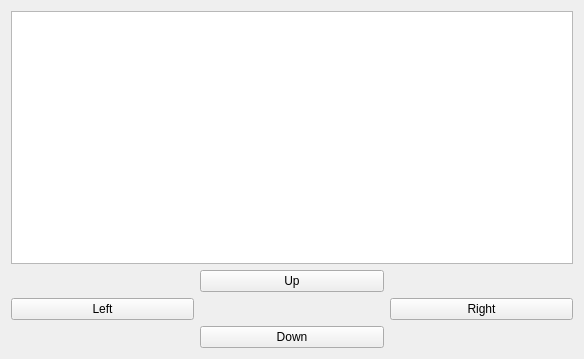
<?xml version="1.0" encoding="UTF-8"?>
<ui version="4.0">
 <class>Widget</class>
 <widget class="QWidget" name="Widget">
  <property name="geometry">
   <rect>
    <x>0</x>
    <y>0</y>
    <width>584</width>
    <height>359</height>
   </rect>
  </property>
  <property name="windowTitle">
   <string>Widget</string>
  </property>
  <layout class="QVBoxLayout" name="verticalLayout_2">
   <item>
    <widget class="QGraphicsView" name="graphicsView">
     <property name="sizeAdjustPolicy">
      <enum>QAbstractScrollArea::AdjustIgnored</enum>
     </property>
    </widget>
   </item>
   <item>
    <layout class="QGridLayout" name="gridLayout">
     <item row="0" column="1">
      <widget class="QPushButton" name="up">
       <property name="text">
        <string>Up</string>
       </property>
      </widget>
     </item>
     <item row="2" column="1">
      <widget class="QPushButton" name="down">
       <property name="text">
        <string>Down</string>
       </property>
      </widget>
     </item>
     <item row="1" column="0">
      <widget class="QPushButton" name="left">
       <property name="text">
        <string>Left</string>
       </property>
      </widget>
     </item>
     <item row="1" column="2">
      <widget class="QPushButton" name="right">
       <property name="text">
        <string>Right</string>
       </property>
      </widget>
     </item>
    </layout>
   </item>
  </layout>
 </widget>
 <resources/>
 <connections/>
</ui>
